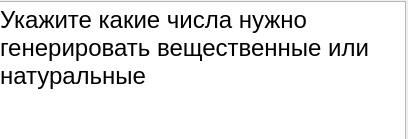
<?xml version="1.0" encoding="UTF-8"?>
<ui version="4.0">
 <class>Form</class>
 <widget class="QWidget" name="Form">
  <property name="geometry">
   <rect>
    <x>0</x>
    <y>0</y>
    <width>408</width>
    <height>139</height>
   </rect>
  </property>
  <property name="windowTitle">
   <string>Form</string>
  </property>
  <widget class="QTextBrowser" name="textBrowser">
   <property name="geometry">
    <rect>
     <x>-5</x>
     <y>1</y>
     <width>411</width>
     <height>301</height>
    </rect>
   </property>
   <property name="html">
    <string>&lt;!DOCTYPE HTML PUBLIC &quot;-//W3C//DTD HTML 4.0//EN&quot; &quot;http://www.w3.org/TR/REC-html40/strict.dtd&quot;&gt;
&lt;html&gt;&lt;head&gt;&lt;meta name=&quot;qrichtext&quot; content=&quot;1&quot; /&gt;&lt;style type=&quot;text/css&quot;&gt;
p, li { white-space: pre-wrap; }
&lt;/style&gt;&lt;/head&gt;&lt;body style=&quot; font-family:'MS Shell Dlg 2'; font-size:7.8pt; font-weight:400; font-style:normal;&quot;&gt;
&lt;p style=&quot; margin-top:0px; margin-bottom:0px; margin-left:0px; margin-right:0px; -qt-block-indent:0; text-indent:0px;&quot;&gt;&lt;span style=&quot; font-family:'.AppleSystemUIFont'; font-size:18pt;&quot;&gt;Укажите какие числа нужно генерировать вещественные или натуральные&lt;/span&gt;&lt;/p&gt;&lt;/body&gt;&lt;/html&gt;</string>
   </property>
  </widget>
 </widget>
 <resources/>
 <connections/>
</ui>
